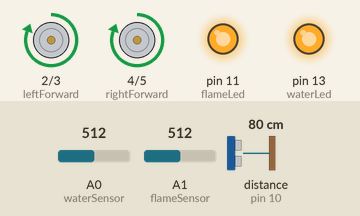
Recording of a sketch running on a simulated Arduino Uno, built with avr-gcc and run on an emulated ATmega328P. Shown: motor-driver pin pairs drawn as motors (green arrow = first pin HIGH = forward, orange = second pin HIGH = backward, longer = more drive), output pins drawn as LEDs (lit = HIGH). Wiring (inferred from the names in the program): ultrasonic range finder: trigger pin 9; echo pin 10. The test bench sets the inputs (shaded band); at power-on: distance to the obstacle (sensor on pin 10) 80 cm, A1 (flameSensor) = 512, A0 (waterSensor) = 512. The echo pulse lasts 58.3 µs per cm; pins used as bus, display or sensor lines are not drawn.

Above: at 1.5 s.
1.6 s: distance to the obstacle (sensor on pin 10) set to 24 cm
3.5 s: distance to the obstacle (sensor on pin 10) set to 20 cm
At 5.3 s:
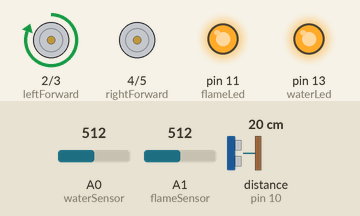
7.1 s: A1 (flameSensor) set to 836
10.5 s: A1 (flameSensor) set to 859
At 13.8 s:
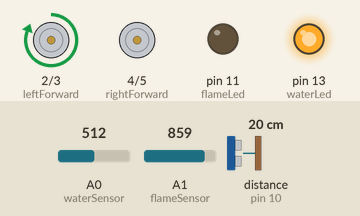
14.1 s: A0 (waterSensor) set to 109
17.7 s: A0 (waterSensor) set to 91
At 21.3 s:
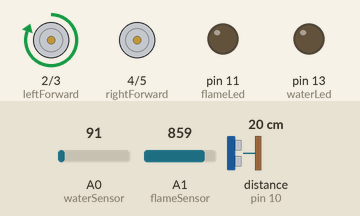
Timing chart, 0 to 22.3 s (numbered marks = the images above; inputs shaded):
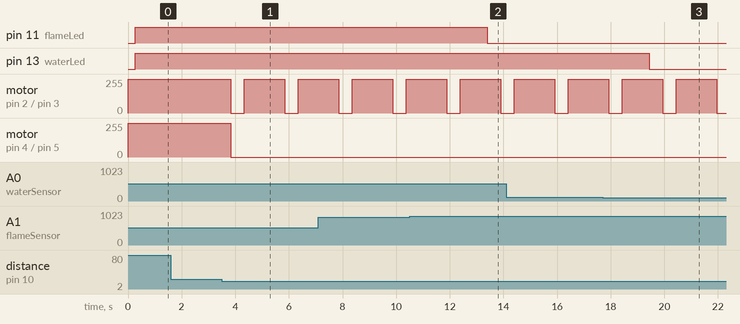

Measured:
- the behaviour switches between 22 and 21 cm on distance to the obstacle (sensor on pin 10) (found by bisection; images 0 and 1)
- the behaviour switches between 849 and 850 on A1 (flameSensor) (found by bisection; images 1 and 2)
- the behaviour switches between 100 and 99 on A0 (waterSensor) (found by bisection; images 2 and 3)
- after the input at 1.6 s, every drawn part: stays the same
- after the input at 3.5 s, motor on pin 2 (leftForward) / pin 3 (leftBackward): alternates forward 255/255 for 1.5 s and stopped for 0.50 s, starting after 0.34 s; motor on pin 4 (rightForward) / pin 5 (rightBackward): forward 255/255 → stopped after 0.34 s
- after the input at 10.5 s, pin 11 (flameLed): HIGH → LOW after 2.9 s
- after the input at 17.7 s, pin 13 (waterLed): HIGH → LOW after 1.7 s

The sketch:

V-bot.ino
```cpp
const int waterSensor = 0; //analog pin
const int flameSensor = 1; //analog pin

const int leftForward = 2;  //digital pin
const int leftBackward = 3; //digital pin
const int rightForward = 4; //digital pin
const int rightBackward = 5;  //digital pin

const int trigPin = 9;  //digital pin
const int echoPin = 10; //digital pin

const int waterLed = 13; //digital pin
const int flameLed = 11; //digital pin

void setup()
{
  pinMode(leftForward , OUTPUT);
  pinMode(leftBackward , OUTPUT);
  pinMode(rightForward , OUTPUT);
  pinMode(rightBackward , OUTPUT);

  pinMode(trigPin, OUTPUT);
  pinMode(echoPin, INPUT);

  pinMode(flameSensor, INPUT);
  pinMode(waterSensor, INPUT);

  pinMode(flameLed, OUTPUT);
  pinMode(waterLed, OUTPUT);
}

void loop()
{
  long duration, distance;

  int water = analogRead(waterSensor);
  int flame = analogRead(flameSensor);

  digitalWrite(trigPin,HIGH);
  delayMicroseconds(1000);
  digitalWrite(trigPin, LOW);
  duration=pulseIn(echoPin, HIGH);
  distance =(duration/2)/29.1;
  delay(10);

  if((distance<=20))
  {
    digitalWrite(leftForward , LOW);
    digitalWrite(rightForward , LOW);
    delay(500);
    digitalWrite(leftForward , HIGH);
    delay(1000);

  }
  else if(distance>20)
  {
    digitalWrite(leftForward , HIGH);
    digitalWrite(rightForward , HIGH);
    delay(250);
  }

  if(flame<850)
  {
    digitalWrite(flameLed, HIGH);
  }
  else if(flame>=850)
  {
     digitalWrite(flameLed, LOW);
  }

  if(water>=100)
  {
    digitalWrite(waterLed, HIGH);
    delay(500);
  }

  else if(water<100)
  {
    digitalWrite(waterLed, LOW);
    delay(500);
  }
}
```
